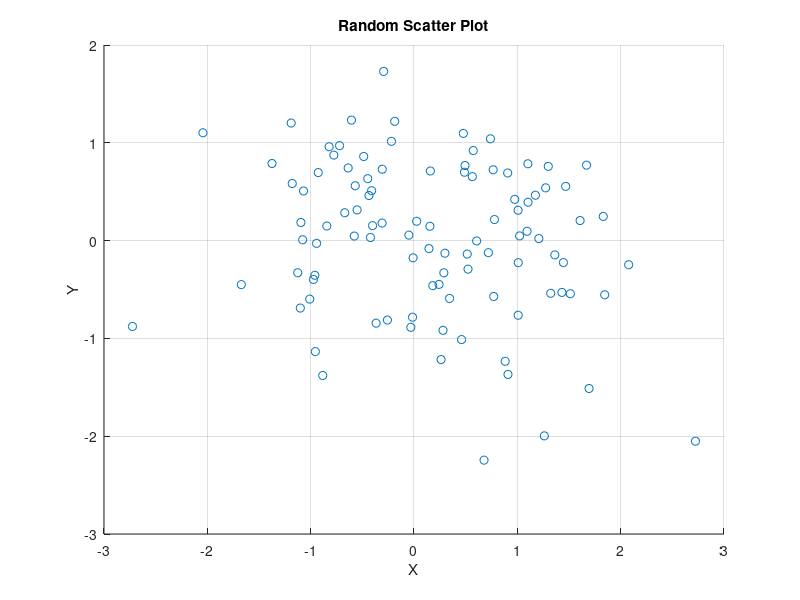

Source code (MATLAB):

% Day 057: Random Scatter Plot Generation

% Generate random x and y data
x = randn(1, 100);
y = randn(1, 100);

% Plot scatter
figure;
scatter(x, y);
title('Random Scatter Plot');
xlabel('X'); ylabel('Y');
grid on;
